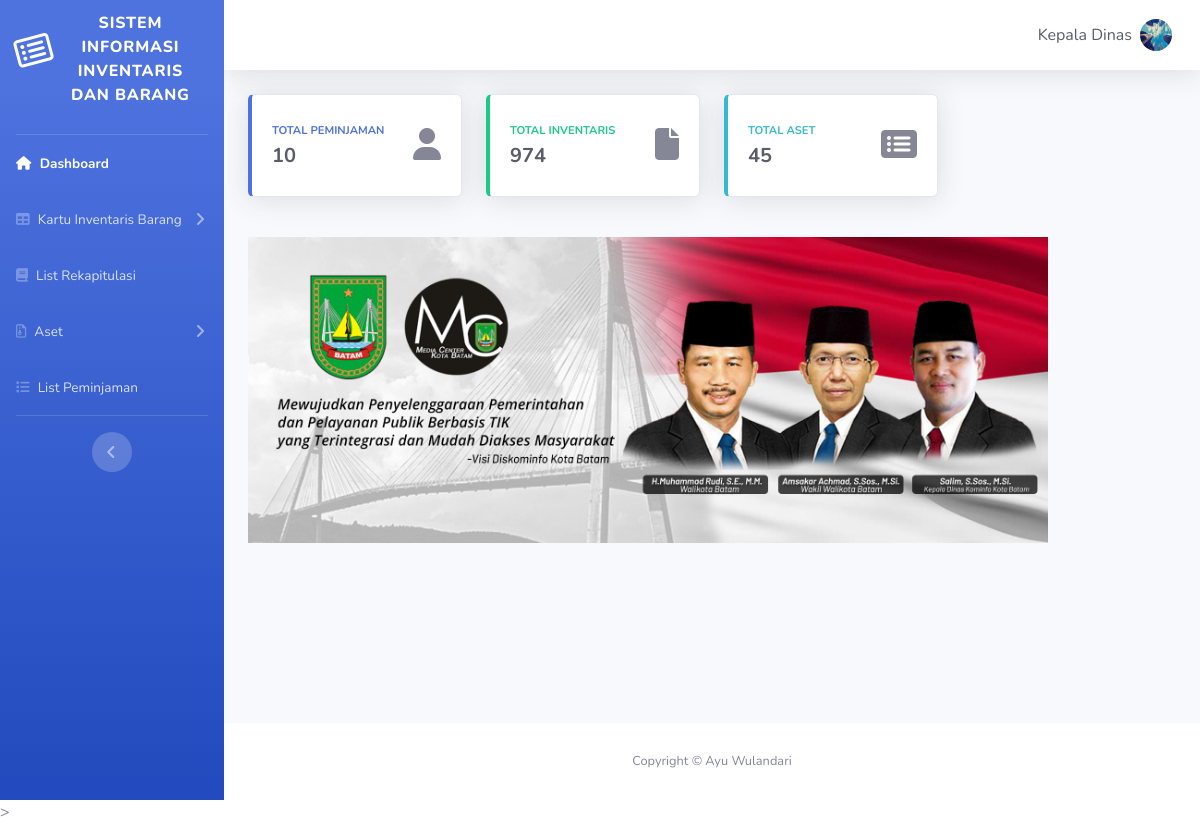
Page /view/dashboard.php (signed in) on the committed database.
### tables this page shows
CREATE TABLE `user` (
  `id_user` int(150) NOT NULL,
  `username` varchar(150) NOT NULL,
  `fullname` varchar(150) NOT NULL,
  `password` varchar(100) NOT NULL,
  `nip` varchar(255) NOT NULL,
  `jabatan` varchar(255) NOT NULL,
  `level` varchar(40) NOT NULL,
  `foto` varchar(100) DEFAULT NULL
);

### config.php (called while the page is built, shortened)
<?php
$DB_host = "localhost";
$DB_user = "root";
$DB_pass = "";
$DB_name = "db_inventaris";
try
{
    $DB_con = new PDO("mysql:host={$DB_host};dbname={$DB_name}",$DB_user,$DB_pass);
    $DB_con->setAttribute(PDO::ATTR_ERRMODE, PDO::ERRMODE_EXCEPTION);
}
catch(PDOException $e)
{
    echo $e->getMessage();
}
include_once 'class.user.php';
$user = new user($DB_con);
include_once 'class.peminjaman.php';
$peminjaman = new peminjaman($DB_con);
?>

### class.user.php (called while the page is built, shortened)
<?php
class user{
    private $db;
    function __construct($DB_con)
	{
		$this->db = $DB_con;
    }
    public function tampil_user($mysource, $myid)
    {
        $query = "SELECT ".$mysource." FROM user WHERE id_user = ".$myid." limit 1";
        $outp = '';
        try
        {
            $stmt = $this->db->prepare($query);
			$stmt->execute();
			if($stmt->rowCount()>0)
			{
				while($row=$stmt->fetch(PDO::FETCH_ASSOC))
				{
					$outp = $row[$mysource];
				}
			} else{
				$outp = '';
			}
		}
		catch(PDOException $e)
			{
				$outp = '';
				return $outp;
			}
		return $outp;
    }
}
?>

### class.peminjaman.php (called while the page is built, shortened)
<?php
class peminjaman{
    private $db;
    function __construct($DB_con)
	{
		$this->db = $DB_con;
    }
	public function count_data($kondisi,$cetak, $tabledata){
        $query = "SELECT ".$kondisi." FROM ".$tabledata;
		$outp = '';
		try
			{
                $stmt = $this->db->prepare($query);
				$stmt->execute();
		        if($stmt->rowCount()>0)
			    {
			        while($row=$stmt->fetch(PDO::FETCH_ASSOC))
			        {
				        $outp = $row[$cetak];
					}
				}else{
					$outp = '';
				}
			}
		catch(PDOException $e)
			{
				$outp = '';
				return $outp;
			}
		return $outp;
    }
}
?>

### view/dashboard.php (the view, shortened to what this page needs)
<?php
include '../config.php';
?>
<!DOCTYPE html>
<html lang="en">
<head>
  <link href="vendor/fontawesome-free/css/all.min.css" rel="stylesheet" type="text/css">
  <link href="css/sb-admin-2.min.css" rel="stylesheet">
</head>
<body id="page-top">
  <div id="wrapper">
    <ul class="navbar-nav bg-gradient-primary sidebar sidebar-dark accordion" id="accordionSidebar">
      <a class="sidebar-brand d-flex align-items-center justify-content-center" href="dashboard.php">
        <div class="sidebar-brand-icon rotate-n-15">
          <i class="fa fa-list-alt"></i>
        </div>
        <div class="sidebar-brand-text mx-1"><p></p>Sistem Informasi inventaris dan Barang</div>
      </a>
      <hr class="sidebar-divider my-0">
      <li class="nav-item active">
        <a class="nav-link" href="dashboard.php">
          <i class="fa fa-home"></i>
          <span>Dashboard</span></a>
      </li>
      <?php if($_SESSION['level'] == 'pengurusbarang'){ ?>
       <li class="nav-item">
        <a class="nav-link" href="master_data.php">
         <i class="fas fa-th-list"></i>
          <span>Master Data</span></a>
      </li>
      <li class="nav-item">
        <a class="nav-link collapsed" href="#" data-toggle="collapse" data-target="#collapseFive" aria-expanded="true" aria-controls="collapseFive">
          <i class="fa fa-table"></i>
          <span>Kartu Inventaris Barang</span>
        </a>
        <div id="collapseFive" class="collapse" aria-labelledby="headingTwo" data-parent="#accordionSidebar">
          <div class="bg-white py-2 collapse-inner rounded">
            <h6 class="collapse-header"> Kartu Inventaris Barang</h6>
            <a class="collapse-item" href="kibA.php?data=">KIB A</a>
            <a class="collapse-item" href="kibB.php?data=">KIB B</a>
            <a class="collapse-item" href="kibC.php?data=">KIB C</a>
            <a class="collapse-item" href="kibD.php?data=">KIB D</a>
            <a class="collapse-item" href="kibE.php">KIB E</a>
            <a class="collapse-item" href="kibF.php">KIB F</a>
          </div>
        </div>
      </li>
      <li class="nav-item">
        <a class="nav-link" href="rekapitulasi.php?data=">
          <i class="fa fa-book"></i>
          <span>List Rekapitulasi</span></a>
      </li>
      <li class="nav-item">
        <a class="nav-link" href="ekstrakom.php">
          <i class="fa fa-file"></i>
          <span>Ekstrakom</span></a>
      </li>
      <li class="nav-item">
        <a class="nav-link" href="barang_pakai_habis.php">
          <i class="fas fa-file-alt"></i>
          <span>Barang Pakai Habis</span></a>
      </li>
      <li class="nav-item">
          <a class="nav-link collapsed" href="#" data-toggle="collapse" data-target="#collapseTwo" aria-expanded="true" aria-controls="collapseTwo">
              <i class="far fa-file-archive"></i>
            <span>Aset</span>
          </a>
          <div id="collapseTwo" class="collapse" aria-labelledby="headingTwo" data-parent="#accordionSidebar">
            <div class="bg-white py-2 collapse-inner rounded">
              <h6 class="collapse-header">Aset</h6>
              <a class="collapse-item" href="aset_lain.php">Aset Lain</a>
              <a class="collapse-item" href="aset_tak_berwujud.php">Aset Tak Berwujud</a>
            </div>
          </div>
        </li>
      <li class="nav-item">
          <a class="nav-link" href="tambah_user.php">
          <i class="fas fa-user-plus"></i>
            <span>Tambah Pengguna</span></a>
      </li>
      <li class="nav-item">
          <a class="nav-link" href="list_peminjaman.php">
            <i class="fa fa fa-list"></i>
            <span>List Peminjaman</span></a>
      </li>
      <li class="nav-item">
          <a class="nav-link" href="stok_barang.php">
          <i class="fa fas fa-store"></i>
            <span>Stok Barang</span></a>
      </li>
      <?php } else if($_SESSION['level'] == 'kepaladinas'){?>
       <li class="nav-item">
        <a class="nav-link collapsed" href="#" data-toggle="collapse" data-target="#collapseFive" aria-expanded="true" aria-controls="collapseFive">
          <i class="fa fa-table"></i>
          <span>Kartu Inventaris Barang</span>
        </a>
      </li>
      <li class="nav-item">
        <a class="nav-link" href="rekapitulasi1.php?data=">
          <i class="fa fa-book"></i>
          <span>List Rekapitulasi</span></a>
      </li>
      <li class="nav-item">
          <a class="nav-link collapsed" href="#" data-toggle="collapse" data-target="#collapseTwo" aria-expanded="true" aria-controls="collapseTwo">
              <i class="far fa-file-archive"></i>
            <span>Aset</span>
          </a>
        </li>
      <li class="nav-item">
          <a class="nav-link" href="list_peminjaman2.php">
            <i class="fa fa fa-list"></i>
            <span>List Peminjaman</span></a>
      </li>
      <?php } else if($_SESSION['level'] == 'pegawai'){?>
      <li class="nav-item">
        <a class="nav-link" href="rekapitulasi1.php?data=">
          <i class="fa fa-book"></i>
          <span>List Rekapitulasi</span></a>
      </li>
      <li class="nav-item">
          <a class="nav-link" href="list_peminjaman1.php">
            <i class="fa fa fa-list"></i>
            <span>List Peminjaman</span></a>
      </li>
      <?php }?>
      <hr class="sidebar-divider d-none d-md-block">
      <div class="text-center d-none d-md-inline">
        <button class="rounded-circle border-0" id="sidebarToggle"></button>
      </div>
    </ul>
    <div id="content-wrapper" class="d-flex flex-column">
      <div id="content">
        <nav class="navbar navbar-expand navbar-light bg-white topbar mb-4 static-top shadow">
          <ul class="navbar-nav ml-auto">
            <li class="nav-item dropdown no-arrow">
              <a class="nav-link dropdown-toggle" href="#" id="userDropdown" role="button" data-toggle="dropdown" aria-haspopup="true" aria-expanded="false">
                <span class="mr-2 d-none d-lg-inline text-gray-800 medium"><?php echo $user->tampil_user("fullname", $_SESSION['iduser']) ;?></span>
                <img class="img-profile rounded-circle" src="./img/gambar/<?php echo $user->tampil_user("foto", $_SESSION['iduser']) ;?>" width="300" height="200">
              </a>
            </li>
          </ul>
        </nav>
        <div class="container-fluid">
          <div class="row">
            <div class="col-xl-3 col-md-6 mb-4">
              <div class="card border-left-primary shadow h-100 py-2">
                <div class="card-body">
                  <div class="row no-gutters align-items-center">
                    <div class="col mr-2">
                      <div class="text-xs font-weight-bold text-primary text-uppercase mb-1">Total Peminjaman</div>
                      <div class="h5 mb-0 font-weight-bold text-gray-800"><?php echo $peminjaman->count_data('count(id_peminjam) as myjumlah','myjumlah','list_peminjaman'); ?></div>
                    </div>
                    <div class="col-auto">
                      <i class="fas fa-user fa-2x"></i>
                    </div>
                  </div>
                </div>
              </div>
            </div>
            <div class="col-xl-3 col-md-6 mb-4">
              <div class="card border-left-success shadow h-100 py-2">
                <div class="card-body">
                  <div class="row no-gutters align-items-center">
                    <div class="col mr-2">
                      <div class="text-xs font-weight-bold text-success text-uppercase mb-1">Total Inventaris</div>
                      <div class="h5 mb-0 font-weight-bold text-gray-800">
                      <?php
                      $jumlah1 = $peminjaman->count_data('count(id_kibA) as myjumlah','myjumlah','kib_a');
                      $jumlah2 = $peminjaman->count_data('count(id_kibB) as myjumlah','myjumlah','kib_b');
                      $jumlah3 = $peminjaman->count_data('count(id_kibC) as myjumlah','myjumlah','kib_c');
                      $jumlah4 = $peminjaman->count_data('count(id_kibD) as myjumlah','myjumlah','kib_d');
                      $jumlah5 = $peminjaman->count_data('count(id_kibE) as myjumlah','myjumlah','kib_e');
                      $jumlah6 = $peminjaman->count_data('count(id_kibF) as myjumlah','myjumlah','kib_f');
                      $jumlahtotal = ($jumlah1 + $jumlah2 + $jumlah3 + $jumlah4 + $jumlah5 + $jumlah6) ;
                      echo $jumlahtotal;
                      ?>
                      </div>
                    </div>
                    <div class="col-auto">
                      <i class="fas fa-file fa-2x"></i>
                    </div>
                  </div>
                </div>
              </div>
            </div>
            <div class="col-xl-3 col-md-6 mb-4">
              <div class="card border-left-info shadow h-100 py-2">
                <div class="card-body">
                  <div class="row no-gutters align-items-center">
                    <div class="col mr-2">
                      <div class="text-xs font-weight-bold text-info text-uppercase mb-1">Total Aset</div>
                      <div class="row no-gutters align-items-center">
                        <div class="col-auto">
                          <div class="h5 mb-0 mr-3 font-weight-bold text-gray-800">
                          <?php
                          $jumlah1 = $peminjaman->count_data('count(id_aset) as myjumlah','myjumlah','aset_tak_berwujud');
                          $jumlah2 = $peminjaman->count_data('count(id_asetlain) as myjumlah','myjumlah','aset_lain');
                          $jumlahtotal = ($jumlah1 + $jumlah2);
                          echo $jumlahtotal;
                          ?>
                          </div>
                        </div>
                      </div>
                    </div>
                    <div class="col-auto">
                      <i class="fas fa-list-alt fa-2x"></i>
                    </div>
                  </div>
                </div>
              </div>
            </div>
          </div>
        <p><p>
          <img src="img/misi.png" class="img-fluid" alt="Responsive image"  width="800">
        </div>
      </div>
      <footer class="sticky-footer bg-white">
        <div class="container my-auto">
          <div class="copyright text-center my-auto">
            <span>Copyright &copy; Ayu Wulandari</span>
          </div>
        </div>
      </footer>
    </div>
  </div>
  <script src="js/sb-admin-2.min.js"></script>>
</body>
</html>

### rows in the picture
user: fullname "Kepala Dinas", foto (picture)

### other values in the picture
$jumlahtotal "974"
$jumlahtotal "45"
